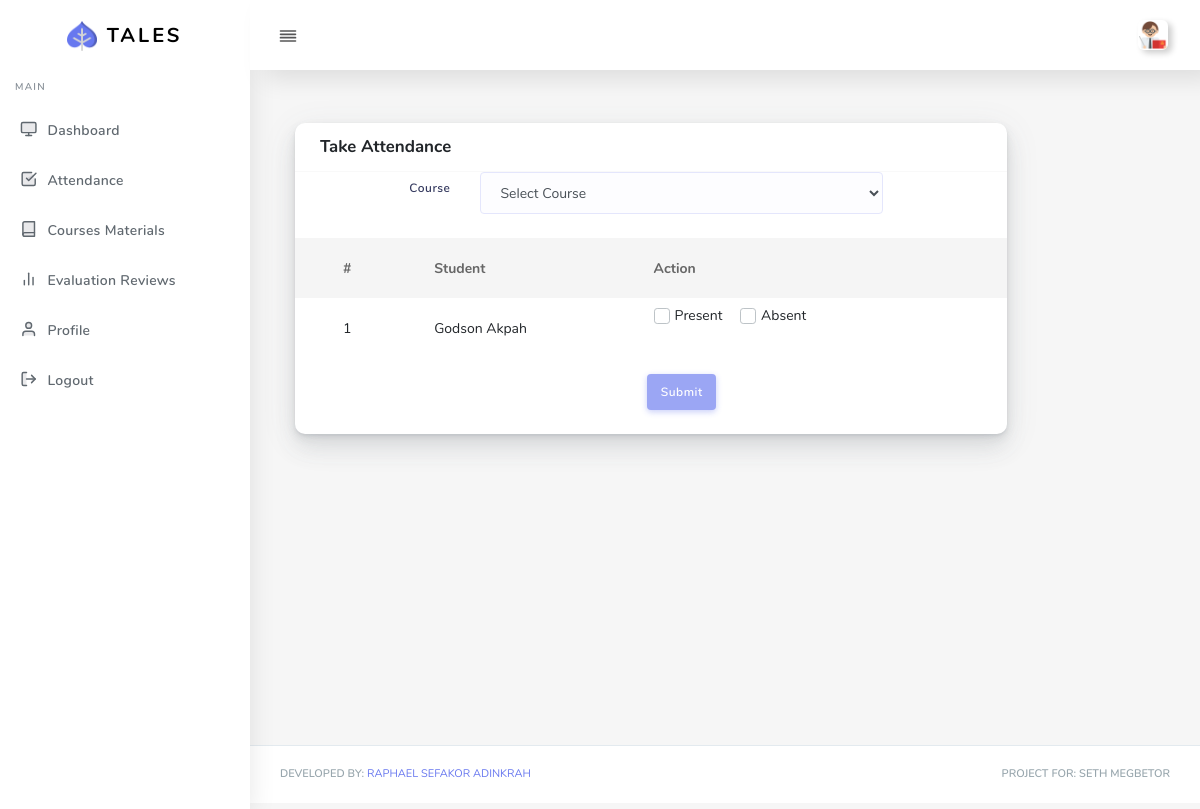
Page /faculty/take_attendance.php (signed in) on the earlier database version.
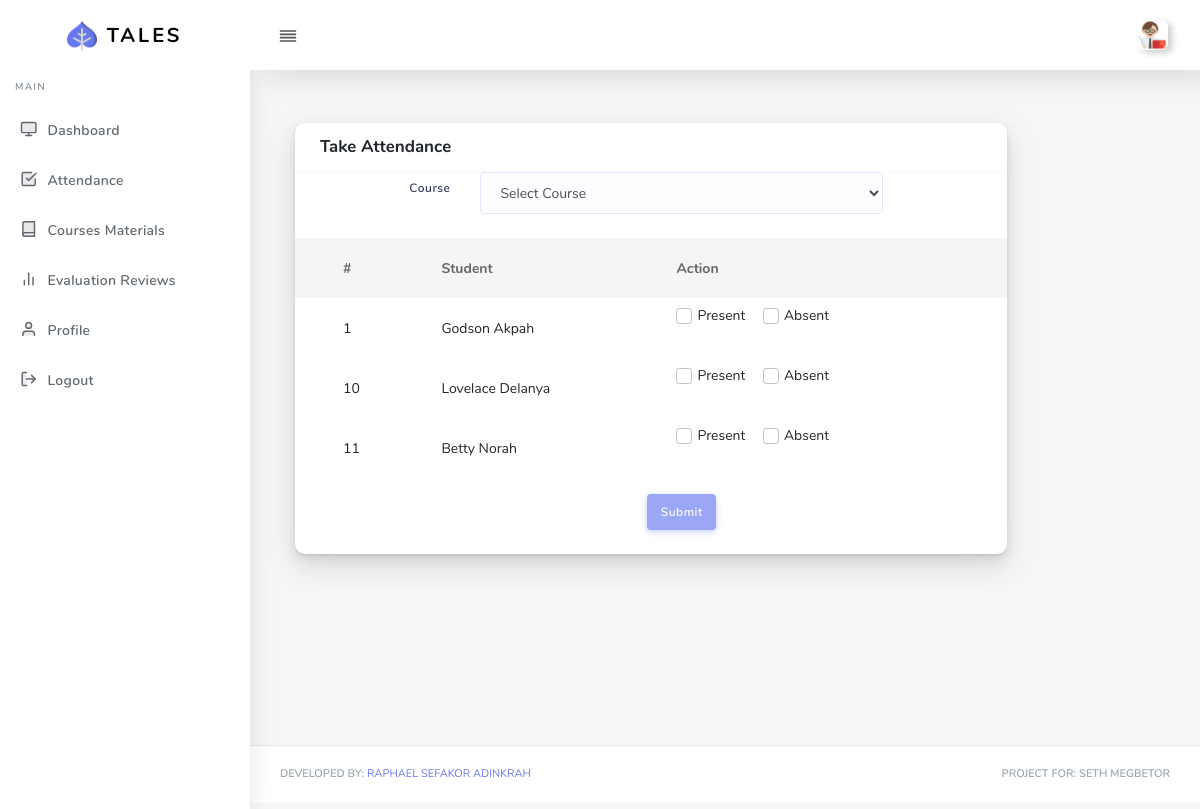
Same page on the later database version.
### tables this page shows
CREATE TABLE `students` (
  `id` int(11) NOT NULL,
  `full_name` varchar(191) NOT NULL,
  `index_no` varchar(10) NOT NULL,
  `department_id` int(11) NOT NULL,
  `level_id` int(11) NOT NULL,
  `programme_id` int(11) NOT NULL,
  `email` varchar(191) NOT NULL,
  `campus_id` int(11) NOT NULL,
  `grade_id` int(11) NOT NULL,
  `address` varchar(255) NOT NULL,
  `password` varchar(191) NOT NULL,
  `created_at` timestamp NOT NULL DEFAULT current_timestamp(),
  `updated_at` timestamp NULL DEFAULT NULL
);

### Classes/Fetch.php (called while the page is built, shortened)
<?php
class Fetch
{
    protected $connection;
    function __construct(PDO $connection) {
        $this->connection =  $connection;
    }
    public function getStudentsForAttendance($faculty_grade_id){
        $query = $this->connection->prepare("SELECT students.id, students.full_name, students.grade_id FROM students WHERE students.grade_id = '$faculty_grade_id'");
        if($query->execute()) {
            $all_results = array();
            while($result = $query->fetch(PDO::FETCH_OBJ)) {
                $all_results[] = $result;
            }
            return $all_results;
        } else {
            $this->error = implode(', ', $this->connection->errorInfo());
            return false;
        }
    }
}

### faculty/take_attendance.php (the view, shortened to what this page needs)
<?php
require_once dirname(__DIR__).'/Core/init.php';
$fetch_data = new Fetch($connection);
$students = $fetch_data->getStudentsForAttendance($_SESSION['faculty_grade']);
?>
<!DOCTYPE html>
<html lang="en">
<head>
  <?php include 'includes/links.php'; ?>
</head>
<body>
  <div id="app">
    <div class="main-wrapper main-wrapper-1">
      <?php include 'includes/top-bar.php'; ?>
      <?php include 'includes/side-bar.php'; ?>
      <div class="main-content">
        <section class="section">
              <div class="col-10">
              <div class="card">
                <div class="card-header">
                  <h4>Take Attendance</h4>
                </div>
                <div class="card-body p-0">
                  <form data-toggle="validator" role="form" action="../Submits/faculty_take_attendance.php" method="POST">
                      <div class="form-group row mb-4">
                        <label for="course_id" class="col-form-label text-md-right col-12 col-md-3 col-lg-3">Course</label>
                        <div class="col-sm-12 col-md-7">
                          <select name="course_id" id="course_id" data-error="Select an item from the options." class="form-control" required>
                            <option value="" class="selected">Select Course</option>
                          </select>
                        </div>
                      </div>
                      <div class="table-responsive">
                        <table class="table table-hover">
                          <thead>
                            <th class="pl-5">#</th>
                            <th>Student</th>
                            <th>Action</th>
                          </thead>
                          <tbody>
                            <?php foreach($students AS $student): ?>
                              <tr>
                                <td class="pl-5"><?php echo $student->id; ?></td>
                                <td><?php echo $student->full_name; ?></td>
                                <td>
                                  <div class="form-group">
                                    <div class="pretty p-icon p-curve p-pulse">
                                      <div class="state p-success-o">
                                        <label> Present</label>
                                      </div>
                                    </div>
                                    <div class="pretty p-icon p-curve p-pulse">
                                      <div class="state p-danger-o">
                                        <label> Absent</label>
                                      </div>
                                    </div>
                                  </div>
                                </td>
                              </tr>
                            <?php endforeach; ?>
                          </tbody>
                        </table>
                      </div>
                      <div class="form-group text-center row mb-4">
                      <label class="col-form-label text-md-right col-12 col-md-3 col-lg-3"></label>
                      <div class="col-sm-12 col-md-7">
                        <button type="submit" class="btn btn-primary">Submit</button>
                      </div>
                    </div>
                  </form>
                </div>
              </div>
              </div>
          </div>
      </div>
      <?php include 'includes/footer.php'; ?>
    </div>
</body>
</html>

Differences in the rows shown:
added students: id "10", full_name "Lovelace Delanya"
added students: id "11", full_name "Betty Norah"
